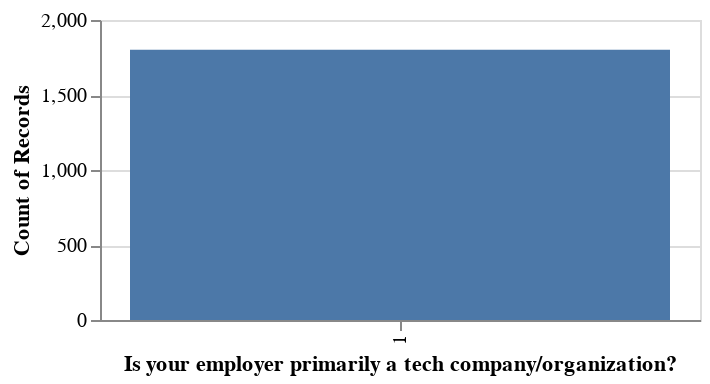

Notebook cell for this chart:
### Markdown cell above
### Exploratory Data Analysis (EDA)
Below, we do some basic EDA for our survey data. Because it is mostly text-based reponses, we will have to handle these inputs accordingly.

### Code cell
alt.Chart(qna).mark_bar().encode(
    alt.X('Is your employer primarily a tech company/organization?:N'),
    alt.Y('count()')
).properties(
    width=300,
    height=150)

### Figure 1 — Vega-Lite specification as saved in the notebook (floating-point values rounded to 4 significant figures; data arrays with more than 128 entries replaced by an {"elided": "..."} marker saying what was removed)
{"config": {"view": {"continuousWidth": 300, "continuousHeight": 300}}, "data": {"name": "data-31ef63eccf1a30854bf048b1cc36ba0c"}, "mark": {"type": "bar"}, "encoding": {"x": {"field": "Is your employer primarily a tech company/organization?", "type": "nominal"}, "y": {"aggregate": "count", "type": "quantitative"}}, "height": 150, "width": 300, "$schema": "https://vega.github.io/schema/vega-lite/v5.20.1.json", "datasets": {"data-31ef63eccf1a30854bf048b1cc36ba0c": {"elided": "1801 records"}}}
